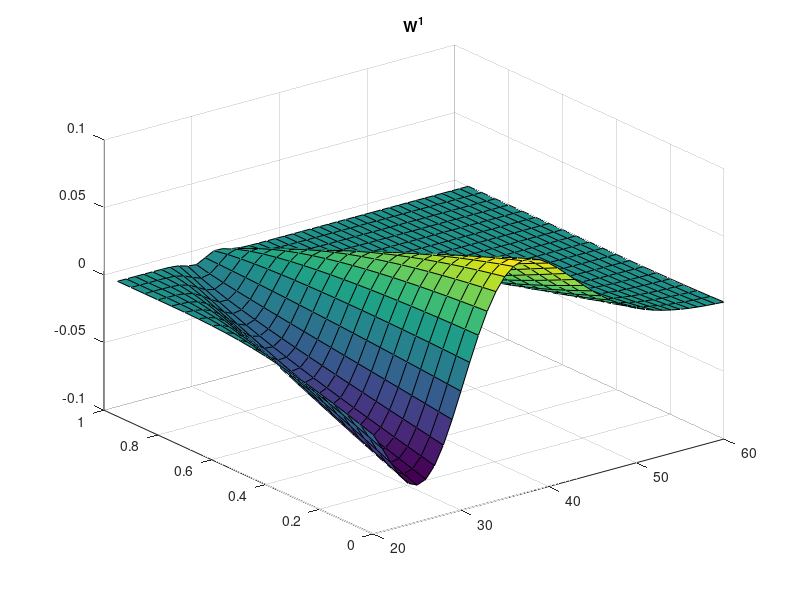
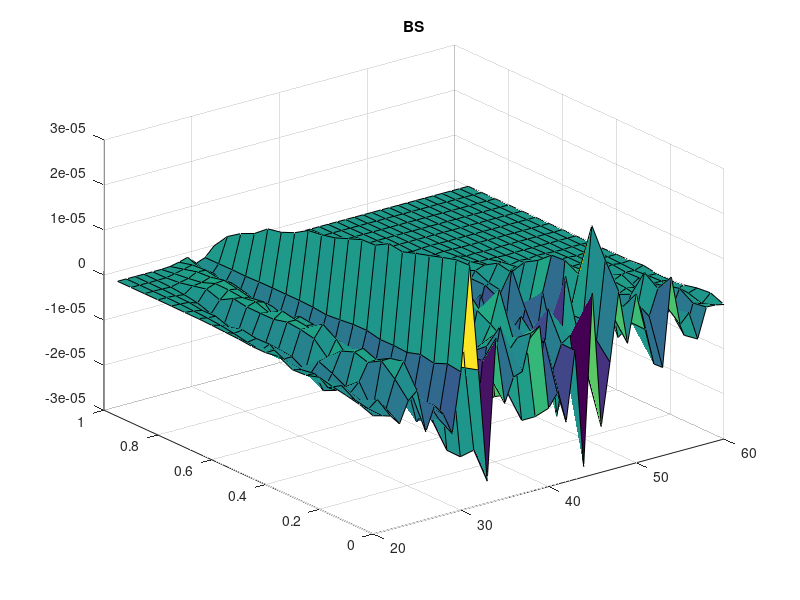
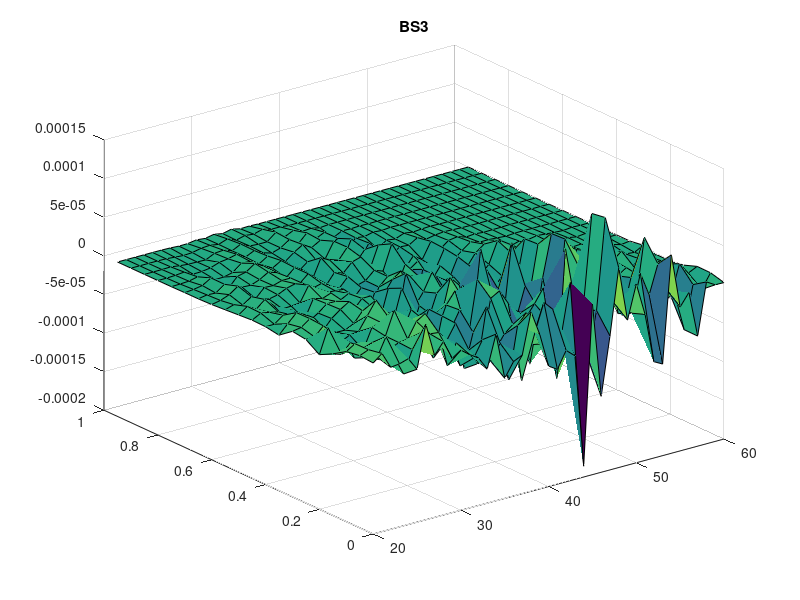

The MATLAB source for these figures, in order:
%% This code verifies that the correction terms W_1 and W_2 solve
% the corresponding PDE's. See stochasticVol.pdf for more info

%clear
clear all
close all
clc

%Parameters
a = 0.20 ;
T = 1 ;
rho = -0.10 ;
K = 30 ;


%functions
d2 = @(F,alpha,tau,strike) ( log( (1.0/strike)*F ) - 0.5*(alpha^2).*tau )./(alpha*sqrt(tau)) ;
d1 = @(F,alpha,tau,strike) ( log( (1.0/strike)*F ) + 0.5*(alpha^2).*tau )./(alpha*sqrt(tau)) ;

N = @(x) normcdf(x) ;
N1 = @(x) normpdf(x) ;
N2 = @(x) -x.*normpdf(x) ;
N3 = @(x) (x.^2 - 1.0 ).*normpdf(x) ;
N4 = @(x) (-x.^3+3*x).*normpdf(x) ;

W0 = @(F,t) F.*N(d1(F,a,T-t,K)) - K*N(d2(F,a,T-t,K)) 
W1 = @(F,t) 0.5*rho*K*a*((T-t).*N2(d2(F,a,T-t,K)))
W2 = @(F,t) -(1/2)*a*K*(-(1/3)*a*((T-t).^2).*N2(d2(F,a,T-t,K))...
    + (1/3)*((T-t).^(3/2)).*d2(F,a,T-t,K).*N2(d2(F,a,T-t,K))...
    -(1/6)*((T-t).^(3/2)).*N1(d2(F,a,T-t,K)))...
    +(1/2)*rho*rho*a*K*(-(1/4)*a*((T-t).^2).*N4(d2(F,a,T-t,K))...
    + (1/4)*((T-t).^(3/2)).*d2(F,a,T-t,K).*N4(d2(F,a,T-t,K))...
    -(1/4)*((T-t).^(3/2)).*N3(d2(F,a,T-t,K)))
%Plot
F = 20:1:60 ;
t = 0:0.05:.95 ;
[Fg, tg] = meshgrid(F,t) ;
y = W1(Fg,tg) ;
surf(Fg,tg,y)
title('W^1')

% Check source term
h = 0.00001;
dt = 0.000000001;
%W3_FF = (1/(h*h))*(W3(Fg+h,tg)-2*W3(Fg,tg)+W3(Fg-h,tg)) ;
%W3_t = (1.0/dt)*(W3(Fg,tg+dt)-W3(Fg,tg));
W2_FF = (1/(h*h))*(W2(Fg+h,tg)-2*W2(Fg,tg)+W2(Fg-h,tg)) ;
W2_t = (1.0/dt)*(W2(Fg,tg+dt)-W2(Fg,tg));
W1_FF = (1/(h*h))*(W1(Fg+h,tg)-2*W1(Fg,tg)+W1(Fg-h,tg)) ;
W1_t = (1.0/dt)*(W1(Fg,tg+dt)-W1(Fg,tg));
W0_FF = (1/(h*h))*(W0(Fg+h,tg)-2*W0(Fg,tg)+W0(Fg-h,tg)) ;
W0_t = (1.0/dt)*(W0(Fg,tg+dt)-W0(Fg,tg));
source = -rho*a*K*N2(d2(Fg, a, T-tg, K)); 
source2 = -(1/2)*a*K*(a*(T-tg)-sqrt(T-tg).*d2(Fg,a,T-tg,K)).*N2(d2(Fg,a,T-tg,K))...
    +(1/2)*rho*rho*a*K*(a*(T-tg)-sqrt(T-tg).*d2(Fg,a,T-tg,K)).*N4(d2(Fg,a,T-tg,K))
%-0.5*a*K*(a*(T-tg)-d2(Fg,a,T-tg,K).*sqrt(T-tg)).*N2(d2(Fg,a,T-tg,K))
 % +0.5*rho*rho*a*K*(a*(T-tg)-d2(Fg,a,T-tg,K).*sqrt(T-tg)).*N4(d2(Fg,a,T-tg,K));

%Check
BS = W1_t + 0.5*a*a*(Fg.*Fg.*W1_FF) - source;
figure
surf(Fg,tg,BS)
title('BS')

BS2 = W2_t + 0.5*a*a*(Fg.*Fg.*W2_FF) - source2;
figure
surf(Fg,tg,BS2)
title('BS3')


% BS = C_T-(0.5)*alpha*alpha*(S.^4).*C_SS;
% BS_K = C_T-(0.5)*alpha*alpha*((K).^2).*(K.^2).*C_KK;
% 
% Dupire = sqrt(2*C_T./((K.*K).*C_KK));
% Vidal = sqrt(2*C_T./((S.*S).*C_SS));
% LocalVol = (alpha)*K;
% figure
% plot(K,Dupire)
% hold on
% plot(K,LocalVol,'red')
% hold on
% plot(K,Vidal,'green')
% title(['S_0 = ' num2str(S0)])
% xlabel('K')
% ylabel('LocalVol')
% legend('Dupire formula','LocalVol','BlackScholes')
% figure
% plot(K,BS)
% 
% [MonteCarlo,confidence]  = C_MC_Dupire(100,1, 80 , alpha ,100000,1000)
% 
% Analytical = C(100,1,80)
% 
% [MonteCarlo,confidence]  = C_MC_Dupire(100,1, 100 , alpha ,100000,1000)
% 
% Analytical = C(100,1,100)
% 
% [MonteCarlo,confidence]  = C_MC_Dupire(100,1, 120 , alpha ,100000,1000)
% 
% Analytical = C(100,1,120)

